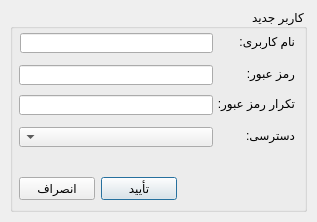
<?xml version="1.0" encoding="UTF-8"?>
<ui version="4.0">
 <class>newUserWindow</class>
 <widget class="QMainWindow" name="newUserWindow">
  <property name="windowModality">
   <enum>Qt::ApplicationModal</enum>
  </property>
  <property name="geometry">
   <rect>
    <x>0</x>
    <y>0</y>
    <width>317</width>
    <height>222</height>
   </rect>
  </property>
  <property name="minimumSize">
   <size>
    <width>317</width>
    <height>222</height>
   </size>
  </property>
  <property name="maximumSize">
   <size>
    <width>327</width>
    <height>222</height>
   </size>
  </property>
  <property name="windowTitle">
   <string>کاربر جدید</string>
  </property>
  <property name="windowIcon">
   <iconset>
    <normaloff>../icons/user.png</normaloff>../icons/user.png</iconset>
  </property>
  <property name="toolTipDuration">
   <number>0</number>
  </property>
  <property name="layoutDirection">
   <enum>Qt::RightToLeft</enum>
  </property>
  <property name="documentMode">
   <bool>false</bool>
  </property>
  <widget class="QWidget" name="centralwidget">
   <property name="sizePolicy">
    <sizepolicy hsizetype="Preferred" vsizetype="Preferred">
     <horstretch>0</horstretch>
     <verstretch>0</verstretch>
    </sizepolicy>
   </property>
   <layout class="QVBoxLayout" name="verticalLayout">
    <property name="leftMargin">
     <number>10</number>
    </property>
    <property name="topMargin">
     <number>9</number>
    </property>
    <property name="rightMargin">
     <number>10</number>
    </property>
    <property name="bottomMargin">
     <number>10</number>
    </property>
    <item>
     <widget class="QGroupBox" name="mainGroupBox">
      <property name="sizePolicy">
       <sizepolicy hsizetype="Preferred" vsizetype="Minimum">
        <horstretch>0</horstretch>
        <verstretch>0</verstretch>
       </sizepolicy>
      </property>
      <property name="minimumSize">
       <size>
        <width>0</width>
        <height>120</height>
       </size>
      </property>
      <property name="maximumSize">
       <size>
        <width>16777215</width>
        <height>300</height>
       </size>
      </property>
      <property name="title">
       <string>کاربر جدید</string>
      </property>
      <widget class="QLabel" name="userLabel">
       <property name="geometry">
        <rect>
         <x>184</x>
         <y>22</y>
         <width>101</width>
         <height>20</height>
        </rect>
       </property>
       <property name="text">
        <string>نام کاربری:</string>
       </property>
      </widget>
      <widget class="QLineEdit" name="userLineEdit">
       <property name="geometry">
        <rect>
         <x>10</x>
         <y>24</y>
         <width>193</width>
         <height>20</height>
        </rect>
       </property>
       <property name="text">
        <string/>
       </property>
       <property name="readOnly">
        <bool>false</bool>
       </property>
      </widget>
      <widget class="QLabel" name="messageLabel">
       <property name="geometry">
        <rect>
         <x>12</x>
         <y>149</y>
         <width>211</width>
         <height>16</height>
        </rect>
       </property>
       <property name="palette">
        <palette>
         <active>
          <colorrole role="WindowText">
           <brush brushstyle="SolidPattern">
            <color alpha="255">
             <red>255</red>
             <green>0</green>
             <blue>0</blue>
            </color>
           </brush>
          </colorrole>
          <colorrole role="Text">
           <brush brushstyle="SolidPattern">
            <color alpha="255">
             <red>0</red>
             <green>0</green>
             <blue>0</blue>
            </color>
           </brush>
          </colorrole>
          <colorrole role="ButtonText">
           <brush brushstyle="SolidPattern">
            <color alpha="255">
             <red>0</red>
             <green>0</green>
             <blue>0</blue>
            </color>
           </brush>
          </colorrole>
          <colorrole role="PlaceholderText">
           <brush brushstyle="SolidPattern">
            <color alpha="128">
             <red>255</red>
             <green>0</green>
             <blue>0</blue>
            </color>
           </brush>
          </colorrole>
         </active>
         <inactive>
          <colorrole role="WindowText">
           <brush brushstyle="SolidPattern">
            <color alpha="255">
             <red>255</red>
             <green>0</green>
             <blue>0</blue>
            </color>
           </brush>
          </colorrole>
          <colorrole role="Text">
           <brush brushstyle="SolidPattern">
            <color alpha="255">
             <red>0</red>
             <green>0</green>
             <blue>0</blue>
            </color>
           </brush>
          </colorrole>
          <colorrole role="ButtonText">
           <brush brushstyle="SolidPattern">
            <color alpha="255">
             <red>0</red>
             <green>0</green>
             <blue>0</blue>
            </color>
           </brush>
          </colorrole>
          <colorrole role="PlaceholderText">
           <brush brushstyle="SolidPattern">
            <color alpha="128">
             <red>255</red>
             <green>0</green>
             <blue>0</blue>
            </color>
           </brush>
          </colorrole>
         </inactive>
         <disabled>
          <colorrole role="WindowText">
           <brush brushstyle="SolidPattern">
            <color alpha="255">
             <red>120</red>
             <green>120</green>
             <blue>120</blue>
            </color>
           </brush>
          </colorrole>
          <colorrole role="Text">
           <brush brushstyle="SolidPattern">
            <color alpha="255">
             <red>120</red>
             <green>120</green>
             <blue>120</blue>
            </color>
           </brush>
          </colorrole>
          <colorrole role="ButtonText">
           <brush brushstyle="SolidPattern">
            <color alpha="255">
             <red>120</red>
             <green>120</green>
             <blue>120</blue>
            </color>
           </brush>
          </colorrole>
          <colorrole role="PlaceholderText">
           <brush brushstyle="SolidPattern">
            <color alpha="128">
             <red>0</red>
             <green>0</green>
             <blue>0</blue>
            </color>
           </brush>
          </colorrole>
         </disabled>
        </palette>
       </property>
       <property name="text">
        <string/>
       </property>
      </widget>
      <widget class="QLineEdit" name="passLineEdit">
       <property name="geometry">
        <rect>
         <x>9</x>
         <y>56</y>
         <width>194</width>
         <height>20</height>
        </rect>
       </property>
       <property name="inputMask">
        <string/>
       </property>
       <property name="echoMode">
        <enum>QLineEdit::Password</enum>
       </property>
      </widget>
      <widget class="QLabel" name="pasLabel">
       <property name="geometry">
        <rect>
         <x>202</x>
         <y>54</y>
         <width>83</width>
         <height>20</height>
        </rect>
       </property>
       <property name="text">
        <string>رمز عبور:</string>
       </property>
      </widget>
      <widget class="QLabel" name="passRepLabel">
       <property name="geometry">
        <rect>
         <x>202</x>
         <y>84</y>
         <width>83</width>
         <height>20</height>
        </rect>
       </property>
       <property name="text">
        <string>تکرار رمز عبور:</string>
       </property>
      </widget>
      <widget class="QLineEdit" name="passRepLineEdit">
       <property name="geometry">
        <rect>
         <x>9</x>
         <y>86</y>
         <width>194</width>
         <height>20</height>
        </rect>
       </property>
       <property name="inputMask">
        <string/>
       </property>
       <property name="echoMode">
        <enum>QLineEdit::Password</enum>
       </property>
      </widget>
      <widget class="QWidget" name="layoutWidget">
       <property name="geometry">
        <rect>
         <x>9</x>
         <y>167</y>
         <width>158</width>
         <height>25</height>
        </rect>
       </property>
       <layout class="QHBoxLayout" name="horizontalLayout">
        <item>
         <widget class="QPushButton" name="savePushButton">
          <property name="focusPolicy">
           <enum>Qt::StrongFocus</enum>
          </property>
          <property name="text">
           <string>تأیید</string>
          </property>
          <property name="autoDefault">
           <bool>false</bool>
          </property>
          <property name="default">
           <bool>true</bool>
          </property>
         </widget>
        </item>
        <item>
         <widget class="QPushButton" name="cancelPushButton">
          <property name="text">
           <string>انصراف</string>
          </property>
         </widget>
        </item>
       </layout>
      </widget>
      <widget class="QLabel" name="accessLabel">
       <property name="geometry">
        <rect>
         <x>202</x>
         <y>116</y>
         <width>83</width>
         <height>20</height>
        </rect>
       </property>
       <property name="text">
        <string>دسترسی:</string>
       </property>
      </widget>
      <widget class="QComboBox" name="accessComboBox">
       <property name="geometry">
        <rect>
         <x>9</x>
         <y>118</y>
         <width>194</width>
         <height>20</height>
        </rect>
       </property>
      </widget>
     </widget>
    </item>
   </layout>
  </widget>
 </widget>
 <resources/>
 <connections/>
</ui>
